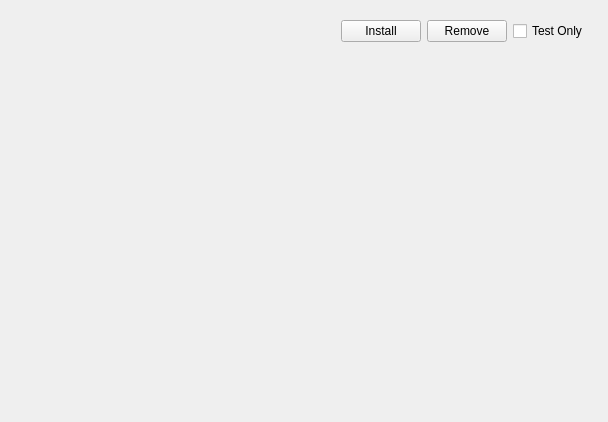
<?xml version="1.0" encoding="UTF-8"?>
<ui version="4.0">
 <class>Form</class>
 <widget class="QWidget" name="Form">
  <property name="geometry">
   <rect>
    <x>0</x>
    <y>0</y>
    <width>608</width>
    <height>422</height>
   </rect>
  </property>
  <property name="windowTitle">
   <string>Form</string>
  </property>
  <layout class="QVBoxLayout" name="verticalLayout_2">
   <item>
    <widget class="QWidget" name="controlsBox" native="true">
     <layout class="QHBoxLayout" name="horizontalLayout">
      <item>
       <spacer name="horizontalSpacer">
        <property name="orientation">
         <enum>Qt::Horizontal</enum>
        </property>
        <property name="sizeHint" stdset="0">
         <size>
          <width>434</width>
          <height>20</height>
         </size>
        </property>
       </spacer>
      </item>
      <item>
       <widget class="QPushButton" name="runBtn">
        <property name="text">
         <string>Install</string>
        </property>
       </widget>
      </item>
      <item>
       <widget class="QPushButton" name="removeBtn">
        <property name="text">
         <string>Remove</string>
        </property>
       </widget>
      </item>
      <item>
       <widget class="QCheckBox" name="testChk">
        <property name="text">
         <string>Test Only</string>
        </property>
       </widget>
      </item>
     </layout>
    </widget>
   </item>
   <item>
    <widget class="QWidget" name="widget_2" native="true">
     <layout class="QVBoxLayout" name="verticalLayout">
      <item>
       <spacer name="verticalSpacer">
        <property name="orientation">
         <enum>Qt::Vertical</enum>
        </property>
        <property name="sizeHint" stdset="0">
         <size>
          <width>20</width>
          <height>40</height>
         </size>
        </property>
       </spacer>
      </item>
     </layout>
    </widget>
   </item>
  </layout>
 </widget>
 <resources/>
 <connections/>
</ui>
